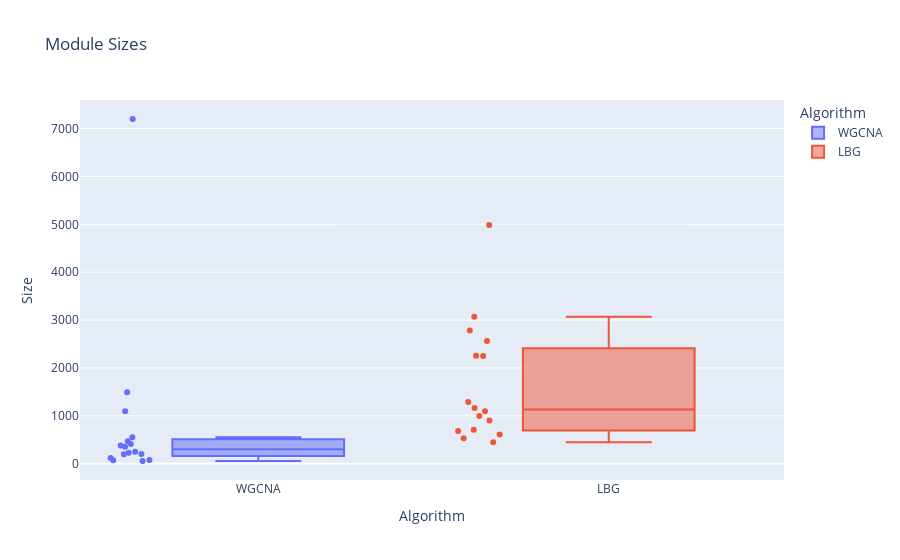

The cell this chart's notebook holds for it:
### Code cell
px.box(svm_results, x = 'Algorithm', y = 'Size', color = 'Algorithm', points= 'all', title = 'Module Sizes')

### Figure 1 — Plotly figure (JSON) as saved in the notebook; plotly's stock layout.template omitted (floating-point values rounded to 4 significant figures)
{"data": [{"alignmentgroup": "True", "boxpoints": "all", "hovertemplate": "Algorithm=%{x}<br>Size=%{y}<extra></extra>", "legendgroup": "WGCNA", "marker": {"color": "#636efa"}, "name": "WGCNA", "notched": false, "offsetgroup": "WGCNA", "orientation": "v", "showlegend": true, "type": "box", "x": ["WGCNA", "WGCNA", "WGCNA", "WGCNA", "WGCNA", "WGCNA", "WGCNA", "WGCNA", "WGCNA", "WGCNA", "WGCNA", "WGCNA", "WGCNA", "WGCNA", "WGCNA", "WGCNA"], "x0": " ", "xaxis": "x", "y": [7199, 201, 1095, 80, 1492, 197, 554, 411, 357, 122, 57, 71, 227, 379, 468, 252], "y0": " ", "yaxis": "y"}, {"alignmentgroup": "True", "boxpoints": "all", "hovertemplate": "Algorithm=%{x}<br>Size=%{y}<extra></extra>", "legendgroup": "LBG", "marker": {"color": "#EF553B"}, "name": "LBG", "notched": false, "offsetgroup": "LBG", "orientation": "v", "showlegend": true, "type": "box", "x": ["LBG", "LBG", "LBG", "LBG", "LBG", "LBG", "LBG", "LBG", "LBG", "LBG", "LBG", "LBG", "LBG", "LBG", "LBG", "LBG"], "x0": " ", "xaxis": "x", "y": [4985, 683, 3067, 534, 2257, 709, 1166, 996, 2561, 610, 2251, 446, 902, 2783, 1095, 1287], "y0": " ", "yaxis": "y"}], "layout": {"boxmode": "overlay", "legend": {"title": {"text": "Algorithm"}, "tracegroupgap": 0}, "title": {"text": "Module Sizes"}, "xaxis": {"anchor": "y", "categoryarray": ["WGCNA", "LBG"], "categoryorder": "array", "domain": [0, 1], "title": {"text": "Algorithm"}}, "yaxis": {"anchor": "x", "domain": [0, 1], "title": {"text": "Size"}}}}
